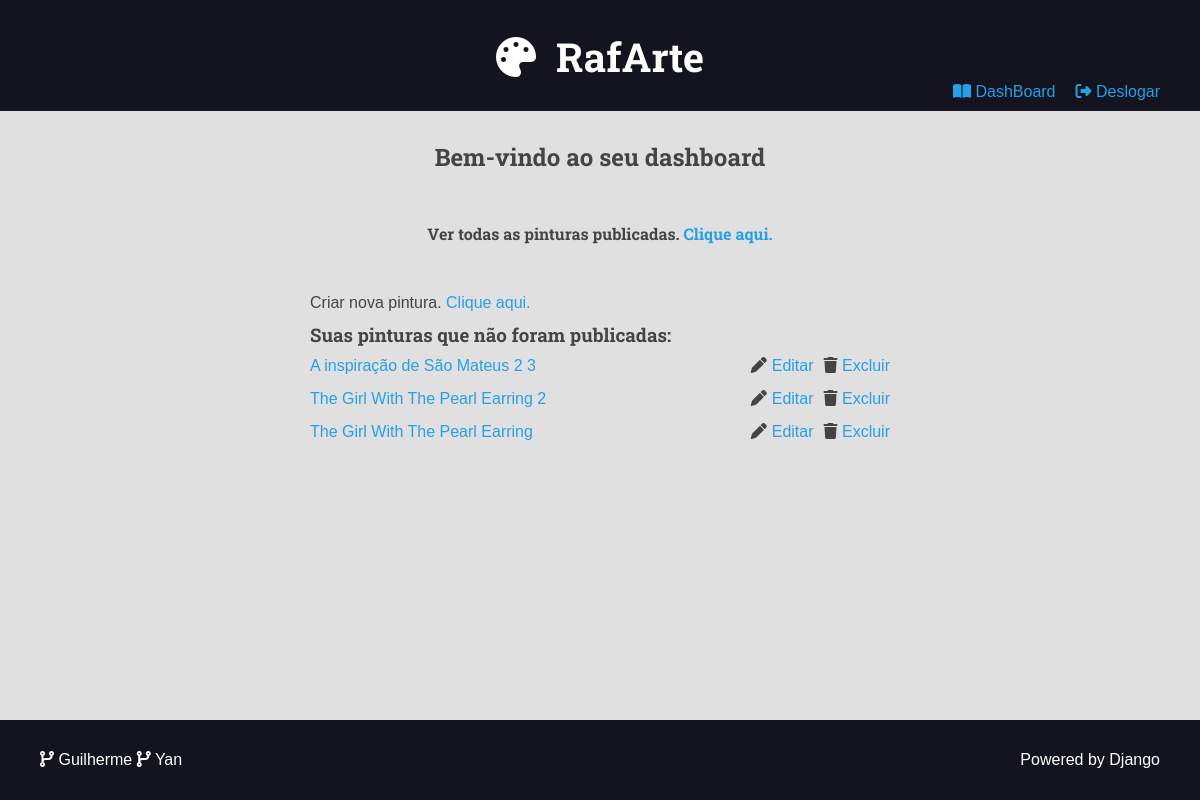
Before: /user/dashboard/ (signed in) with the older database file.
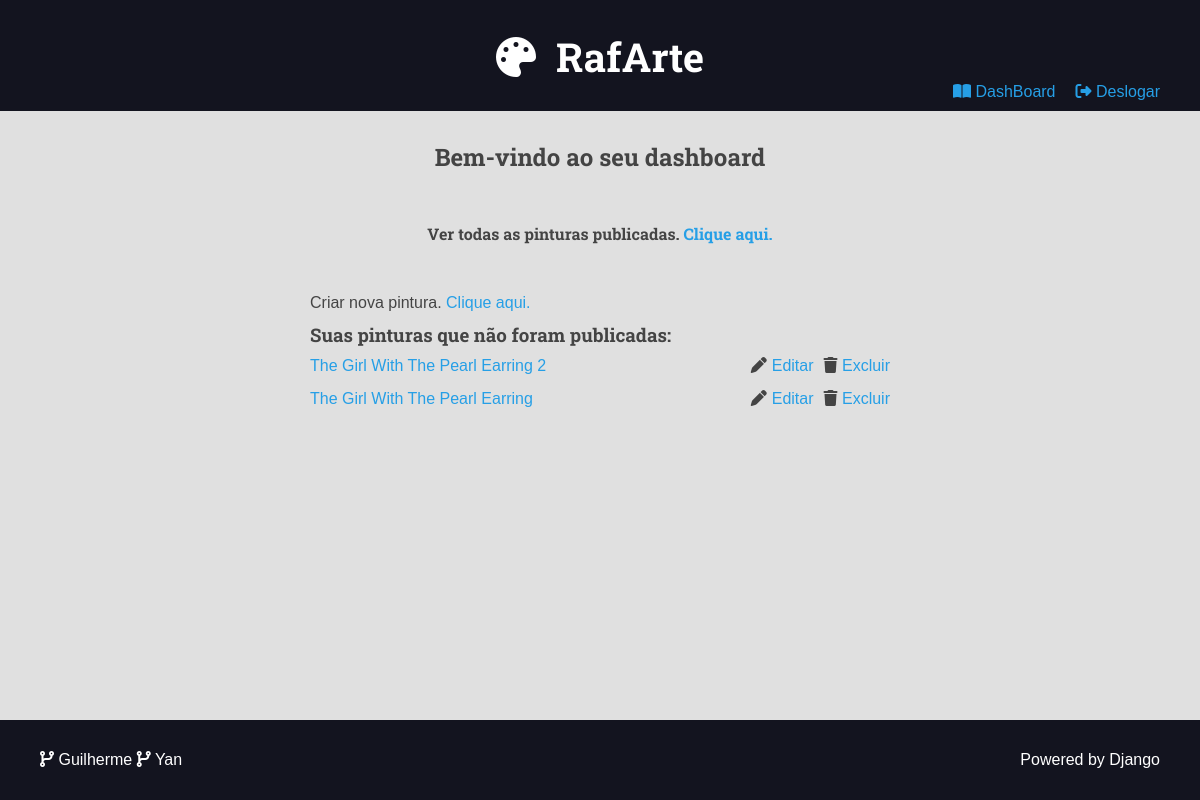
After: the same page with the newer database file.
### museum/models.py (models this page shows, shortened)
class Painting(models.Model):
    name = models.CharField(max_length=50)
    date = models.DateField(null=True, blank=True)
    description = models.TextField(blank=True)
    cover = models.ImageField(upload_to='museum/cover/%Y/%m/%d/')
    post_date = models.DateField(auto_now=True)
    summary = models.CharField(max_length=250)
    is_published = models.BooleanField(default=False)
    author = models.ManyToManyField(
        Author, blank=True,
        default=None
    )
    church = models.ForeignKey(
        Church, on_delete=models.SET_NULL, null=True, blank=True,
        default=None
    )
    engraving = models.ManyToManyField(
        Engraving, blank=True,
        default=None
    )
    post_author = models.ForeignKey(
        User, on_delete=models.SET_NULL, null=True
    )

### user/views.py (the view)
# urls.py: path('dashboard/', views.dashboard, name='dashboard'),
@require_GET
@login_required(login_url='user:login')
def dashboard(request:HttpRequest) -> HttpResponse:
    user = request.user
    paintings = Painting.objects.filter(
        is_published=False, post_author=user
    ).order_by('-id')
    return render(request, 'user/pages/dashboard.html', {
        'paintings': paintings,
        'search': False,
    })

### user/templates/user/pages/dashboard.html (shortened to what this page needs)
{% extends 'templates/pages/global.html' %}
{% block content %}
    <div class="main-content center container">
        <h2>Bem-vindo ao seu dashboard {{ request.user.first_name }}</h2>
        <div class='login-message'>
            <h4>Ver todas as pinturas publicadas. <a href="{% url 'painting:home' %}">Clique aqui.</a></h4>
        </div>
        <div class="authors-dashboard-container">
            <div class='login-message'>
                Criar nova pintura. <a href="{% url 'user:painting_create' %}">Clique aqui.</a>
            </div>
            <h3>Suas pinturas que não foram publicadas:</h3>
            <ul>
                {% for painting in paintings %}
                    <div class="painting-list-not-published">
                        <li>
                            <div class="painting-modification">
                                <a href="{% url 'painting:detail_not_published' painting.id %}">{{painting.name}}</a>
                                <div class="painting-edit">
                                    <i class="fas fa-pen"></i>
                                    <a href="{% url 'user:painting_edit' painting.id %}">Editar</a>
                                    <form action="{% url 'user:painting_delete' painting.id %}" method="POST">
                                        <i class="fas fa-trash"></i>
                                        <button class="plaintext-button" type="submit">Excluir</button>
                                    </form>
                                </div>
                            </div>
                        </li>
                    </div>
                {%empty%}
                    <h3>Nenhuma pintura, não publicada, encontrada para este usuário.</h3>
                {% endfor %}
            </ul>
        </div>
    </div>
{% endblock content %}

### website/templates/pages/global.html (shortened to what this page needs)
{% load static %}
<!DOCTYPE html>
<html lang="pt-br">
<head>
    {% include 'templates/partials/head.html' %}
</head>
<body>
    <div id="page-container">
        <div id="content-wrap">
            {% include 'templates/partials/header.html' %}
            <main class="main-content-container">
                {% block content %}{% endblock content %}
            </main>
        </div>
        {% include 'templates/partials/footer.html' %}
    </div>
</body>
</html>

### website/templates/partials/head.html (shortened to what this page needs)
{% load static %}
<link rel="stylesheet" href="https://cdnjs.cloudflare.com/ajax/libs/font-awesome/5.15.4/css/fontawesome.min.css"
 />
<link rel="stylesheet" href="https://cdnjs.cloudflare.com/ajax/libs/font-awesome/5.15.4/css/brands.min.css"
 />
<link rel="stylesheet" href="https://cdnjs.cloudflare.com/ajax/libs/font-awesome/5.15.4/css/solid.min.css"
 />
<link rel="stylesheet" href="{% static 'static/css/style.css' %}">

### website/templates/partials/header.html (shortened to what this page needs)
<header class="main-header-container">
    <div class="main-header container">
        <h1>
            <a class="main-logo" href="{% url 'painting:home' %}">
                <i class="fas fa-palette main-logo-icon"></i>
                <span>RafArte</span>
            </a>
        </h1>
    </div>
    <div class="navbar">
        {% if user.is_authenticated %}
        <div class="navbar-item">
            <a href="{% url 'user:dashboard' %}"><i class="fas fa-book-open"></i> DashBoard</a>
        </div>
        <div class="navbar-item">
            <form action="{% url 'user:logout' %}" method="POST">
                <button class="plaintext-button" type="submit"><i class="fas fa-right-from-bracket"></i> Deslogar</button>
            </form>
        </div>
    {% endif %}
    </div>
</header>

### website/templates/partials/footer.html
<footer class="main-footer">
    <div class="developer">
      <a href="https://github.com/GuilhermeGonSoares" target="_blank" rel="noreferrer noopener">
        <i class="fas fa-code-branch"></i>
        Guilherme</a>
      <a href="https://github.com/yantavares" target="_blank" rel="noreferrer noopener">
        <i class="fas fa-code-branch"></i>
         Yan</a>
    </div>
    <div class="powered">
      <a href="https://www.djangoproject.com/" target="_blank" rel="noreferrer noopener">Powered by Django</a>
    </div>
  </footer>

### website/static/css/style.css (style rules this page uses)
:root { --color-primary: #269fe6; --color-primary-hover: #2086c2; --color-primary-dark: #13141f; --color-primary-dark-hover: #212336; --color-primary-light: #d4ecfa; --color-primary-light-hover: #bdd8e7; --color-white: #fff; --color-black: #000; --color-dark-text: #444; --color-info-light: #cce5ff; --color-debug-light: #cce5ff; --color-success-light: #d4edda; --color-alert-light: #fff3cd; --color-warning-light: #fff3cd; --color-error-light: #f8d7da; --color-info-dark: #4d86c4; --color-debug-dark: #4d86c4; --color-success-dark: #4a9c5d; --color-alert-dark: #927f40; --color-warning-dark: #927f40; --color-error-dark: #da525d; --color-gray-0: #f9f9f9; --color-gray-1: #e0e0e0; --color-gray-2: #c7c7c7; --color-gray-3: #aeaeae; --color-gray-4: #959595; --color-gray-5: #7d7d7d; --color-gray-6: #646464; --color-gray-7: #4b4b4b; --color-gray-8: #323232; --color-gray-9: #191919; --color-light-gray: rgb(247, 247, 247); --font-primary: sans-serif; --font-headings: "Roboto Slab", serif; --spacing-gutter-medium: 3rem; --spacing-gutter-large: 4rem; }
* { padding: 0; margin: 0; box-sizing: border-box; }
html { font-size: 62.5%; min-height: 100%; }
body { font-size: 1.6rem; position: relative; min-height: 100%; font-family: var(--font-primary); background: var(--color-gray-1); color: var(--color-dark-text); }
h1, h2, h3, h4, h5, h6 { font-family: var(--font-headings); }
h2 { text-align: center; margin-bottom: 5rem; }
a { color: var(--color-primary); text-decoration: none; }
.container { max-width: 144rem; margin: 0 auto; padding: var(--spacing-gutter-medium); }
.main-header-container { background: var(--color-primary-dark); align-self: center; flex-direction: column; display: flex; min-width: 60rem; }
.main-header.container { align-self: center; padding-bottom: 0%; }
.main-logo { font-size: 4rem; color: var(--color-white); text-decoration: none; display: flex; flex-flow: row nowrap; align-items: center; justify-content: center; width: fit-content; margin: 0 auto; }
.main-logo-icon { margin-right: 2rem; }
.main-content { padding-top: 0; }
.main-footer { display: flex; align-items: center; justify-content: space-between; background: var(--color-primary-dark); color: var(--color-white); padding: var(--spacing-gutter-large); position: absolute; bottom: 0; width: 100%; height: 2.5rem; }
.main-footer a { color: var(--color-white); text-decoration: none; transition: all 300ms ease-in-out; }
.plaintext-button { display: inline; border: none; background: none; cursor: pointer; color: var(--color-primary); font-size: 1.6rem; }
.login-message { margin: 1rem 0; }
.authors-dashboard-container { max-width: 64rem; text-align: left; padding: var(--spacing-gutter-medium); margin: 0 auto; }
.authors-dashboard-container h3, .authors-dashboard-container p, .authors-dashboard-container ul { list-style-type: none; margin: 1rem 0; }
.center { text-align: center; }
.navbar { display: flex; justify-content: end; margin-right: 20px; padding-bottom: 10px; }
.navbar .navbar-item { margin-right: 20px; }
.painting-list-not-published { margin-bottom: 15px; }
.painting-modification { display: flex; justify-content: space-between; }
.painting-edit { display: flex; }
.painting-edit a { margin-right: 10px; }
.painting-edit i { margin-right: 5px; }
.painting-edit form i { margin-right: 0px; }
#page-container { position: relative; min-height: 100vh; }
#content-wrap { padding-bottom: 2.5rem; }
.main-content-container { margin-bottom: 8rem; }

Changed rows visible on the page:
no longer on this page (row edited): Painting: name "A inspiração de São Mateus 2 3"
